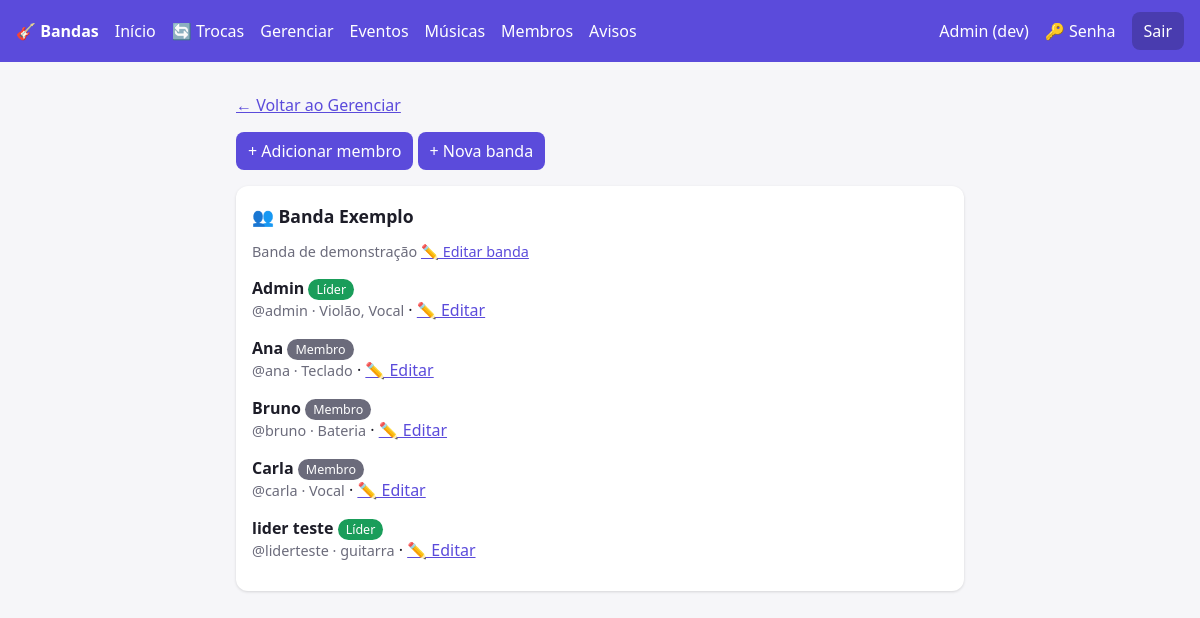
The app's page /membros/ (signed in), older data.
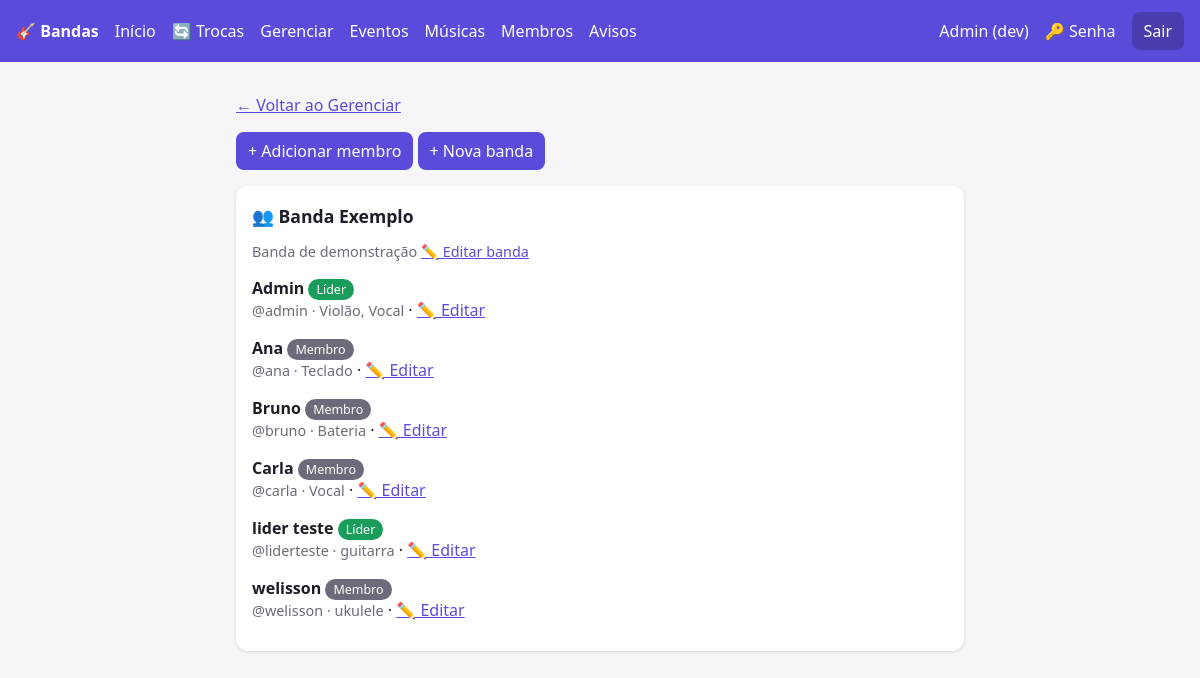
The same page, newer data.
### core/models.py (models this page shows, shortened)
class Banda(models.Model):
    nome = models.CharField(max_length=100)
    descricao = models.TextField(blank=True)

class Membro(models.Model):
    PAPEIS = [("lider", "Líder"), ("membro", "Membro")]
    user = models.ForeignKey(settings.AUTH_USER_MODEL, on_delete=models.CASCADE, related_name="membros")
    banda = models.ForeignKey(Banda, on_delete=models.CASCADE, related_name="membros")
    papel = models.CharField(max_length=10, choices=PAPEIS, default="membro")
    instrumentos = models.CharField(max_length=200, blank=True, help_text="Ex.: Violão, Baixo, Vocal")
    class Meta:
        unique_together = ("user", "banda")

### core/views.py (the view)
# urls.py: path("membros/", v.membros, name="membros"),
@login_required
def membros(request):
    if not _eh_lider(request.user):
        return redirect("home")
    bandas = (Banda.objects.filter(membros__user=request.user, membros__papel="lider")
              .prefetch_related("membros__user"))
    return render(request, "membros.html", dict(bandas=bandas))

### core/templatetags/menu.py (called while the page is built)
@register.simple_tag(takes_context=True)
def usuario_eh_lider(context):
    u = context["request"].user
    return u.is_authenticated and Membro.objects.filter(user=u, papel="lider").exists()

### core/views.py (called while the page is built)
def _eh_lider(user):
    return Membro.objects.filter(user=user, papel="lider").exists()

### core/templates/membros.html
{% extends "base.html" %}{% block content %}
<p><a href="{% url 'gerenciar' %}">← Voltar ao Gerenciar</a></p>
<p><a href="{% url 'membro_novo' %}"><button>+ Adicionar membro</button></a>
<a href="{% url 'banda_nova' %}"><button>+ Nova banda</button></a></p>
{% for b in bandas %}<div class="card"><h2>👥 {{ b.nome }}</h2>
<p class="mut">{{ b.descricao }} <a href="{% url 'banda_editar' b.pk %}">✏️ Editar banda</a></p>
{% for m in b.membros.all %}<p><b>{{ m.user.get_full_name|default:m.user.username }}</b>
<span class="tag {% if m.papel == 'lider' %}confirmado{% endif %}">{{ m.get_papel_display }}</span><br>
<span class="mut">@{{ m.user.username }} · {{ m.instrumentos|default:"sem instrumentos" }}</span>
· <a href="{% url 'membro_editar' m.pk %}">✏️ Editar</a></p>{% endfor %}</div>{% endfor %}
{% endblock %}

Row changes from the older to the newer data that the page shows:
added Membro: user.get_full_name "welisson", papel "Membro", user.username "welisson", instrumentos "ukulele"
